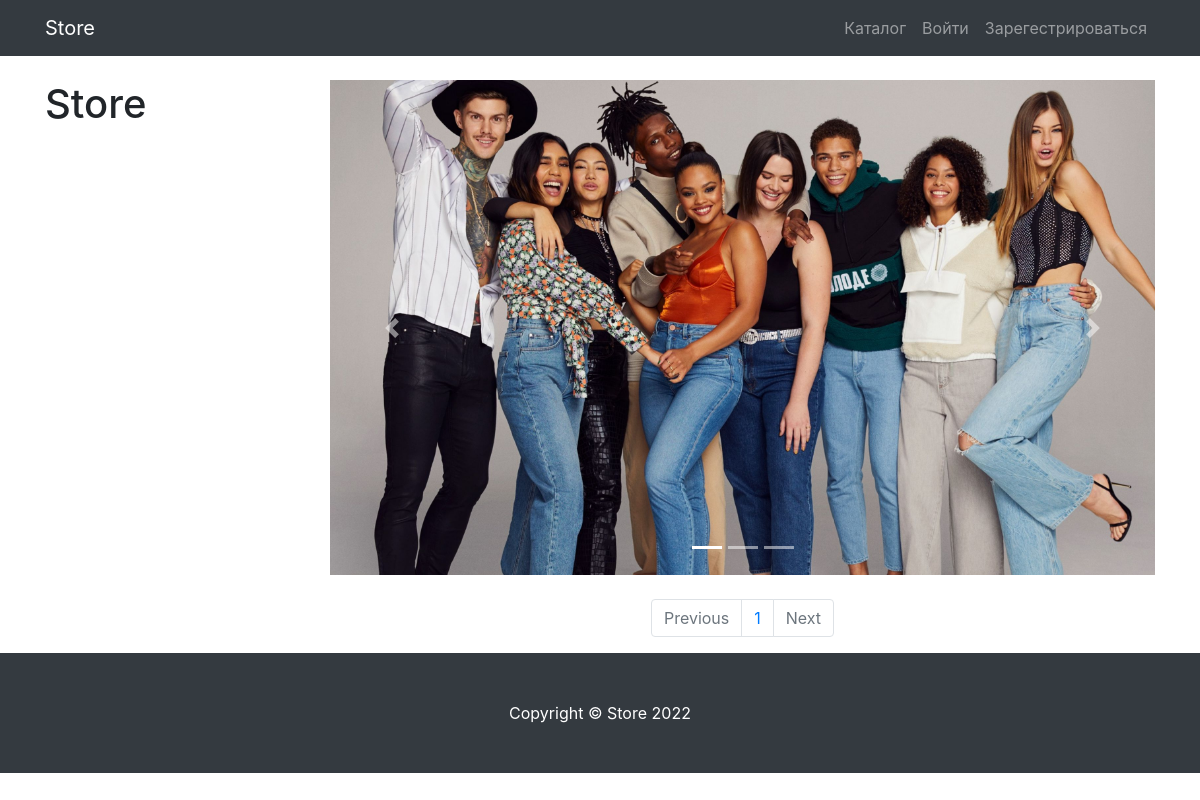
/products/, run on an earlier commit of the app's database.
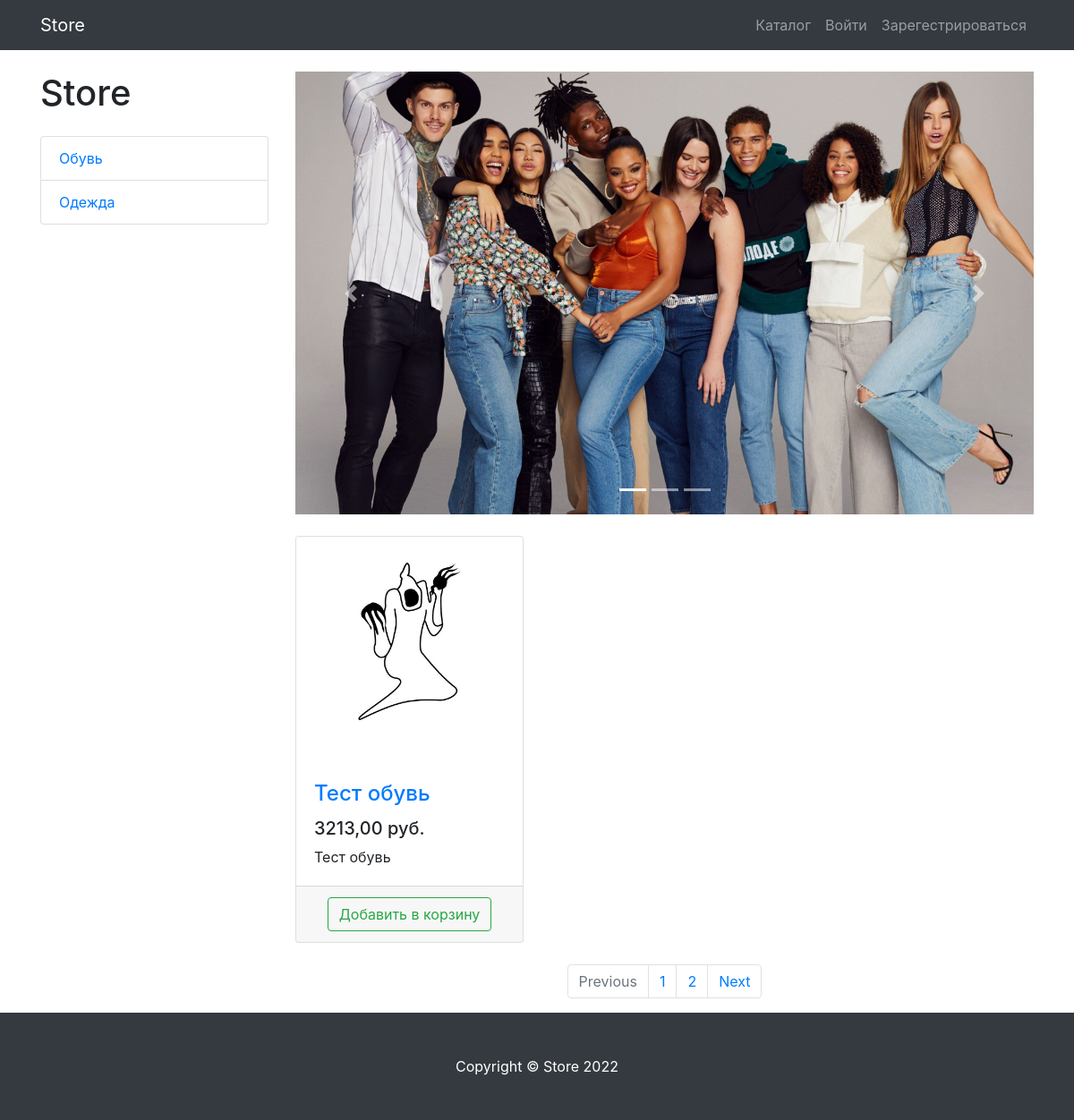
And on a later commit of the database.
### products/models.py (models this page shows, shortened)
class ProductCategory(models.Model):
    name = models.CharField(max_length=200, unique=True)
    description = models.TextField(null=True, blank=True)
    class Meta:
        verbose_name = 'Категория'
        verbose_name_plural = "Категории"

class Product(models.Model):
    name = models.CharField(max_length=200)
    description = models.TextField()
    price = models.DecimalField(max_digits=6, decimal_places=2)
    quantity = models.PositiveIntegerField(default=0)
    image = models.ImageField(upload_to='products_images')
    category = models.ForeignKey(to=ProductCategory, on_delete=models.CASCADE)
    created_at = models.DateTimeField(auto_now_add=True)
    class Meta:
        verbose_name = 'Товар'
        verbose_name_plural = "Товары"

### products/views.py (the view)
# urls.py: path('', ProductListView.as_view(extra_context={'title':'Storedimas'}), name='index'),
class ProductListView(TitleMixin, ListView):
    model = Product
    template_name = 'products/products.html'
    paginate_by = 1
    title = 'Store - Каталог'
    def get_queryset(self):
        queryset = super(ProductListView, self).get_queryset()
        category_id = self.kwargs.get('category_id')
        return queryset.filter(category_id=category_id) if category_id else queryset
    def get_context_data(self, **kwargs):
        context = super(ProductListView, self).get_context_data()
        context['categories'] = ProductCategory.objects.all()
        return context

### common/views.py (called while the page is built)
    def get_context_data(self, **kwargs):
        context = super(TitleMixin, self).get_context_data(**kwargs)
        context['title'] = self.title
        return context

### templates/products/products.html (shortened to what this page needs)
{% extends 'products/base.html' %}
{% load static %}
{% block css %}
<link href="{% static 'vendor/css/products.css' %}" rel="stylesheet">
{% endblock %}
{% block content %}
<div class="container">
    <div class="row">
        <div class="col-lg-3">
            <h1 class="my-4">Store</h1>
            <div class="list-group">
                {% for category in categories %}
                <a href="{% if category %}{% url 'products:category' category.id %}{% else %}#{% endif %}" class="list-group-item">{{ category.name }}</a>
                {% endfor %}
            </div>
        </div>
        <div class="col-lg-9">
                <div id="carouselExampleIndicators" class="carousel slide my-4" data-ride="carousel">
                <ol class="carousel-indicators">
                    <li data-target="#carouselExampleIndicators" data-slide-to="0" class="active"></li>
                    <li data-target="#carouselExampleIndicators" data-slide-to="1"></li>
                    <li data-target="#carouselExampleIndicators" data-slide-to="2"></li>
                </ol>
                <div class="carousel-inner" role="listbox">
                    <div class="carousel-item active">
                        <img class="d-block img-fluid" src="/static/vendor/img/slides/slide-1.jpg" alt="First slide">
                    </div>
                </div>
                <a class="carousel-control-prev" href="#carouselExampleIndicators" role="button" data-slide="prev">
                    <span class="carousel-control-prev-icon" aria-hidden="true"></span>
                </a>
                <a class="carousel-control-next" href="#carouselExampleIndicators" role="button" data-slide="next">
                    <span class="carousel-control-next-icon" aria-hidden="true"></span>
                </a>
            </div>
            <div class="row">
                {% for product in object_list %}
                <div class="col-lg-4 col-md-6 mb-4">
                    <div class="card h-100">
                        <a href="#">
                            <img class="card-img-top"
                                 src="{{ product.image.url }}"
                                 alt="">
                        </a>
                        <div class="card-body">
                            <h4 class="card-title">
                                <a href="#">{{ product.name }}</a>
                            </h4>
                            <h5>{{ product.price }} руб.</h5>
                            <p class="card-text">{{ product.description }}</p>
                        </div>
                        <div class="card-footer text-center">
                            <a  class="btn btn-outline-success" href="{% url 'products:basket/add' product.id%}">Добавить в корзину</a>
                    </div>
                </div>
                </div>
                {%endfor%}
            </div>
            <nav aria-label="Page navigation example">
                <ul class="pagination justify-content-center">
                    <li class="page-item {% if not page_obj.has_previous %}disabled{% endif %}">
                        <a class="page-link" href="{% if page_obj.has_previous %}{% url 'products:paginator' page_obj.previous_page_number %}{% else %}#{% endif %}" tabindex="-1" aria-disabled="true">Previous</a>
                    </li>
                    {% for page in paginator.page_range %}
                    <li class="page-item"><a class="page-link" href="{% url 'products:paginator' page %}">{{ page }}</a></li>
                  {% endfor %}
                    <li class="page-item {% if not page_obj.has_next %}disabled{% else %}#{% endif %}">
                        <a class="page-link" href="{% if page_obj.has_next %}{% url 'products:paginator' page_obj.next_page_number %}{% else %}#{% endif %}">Next</a>
                    </li>
                </ul>
            </nav>
        </div>
    </div>
</div>
{% endblock %}
{% block footer %}
<footer class="py-5 bg-dark">
    <div class="container">
        <p class="m-0 text-center text-white">Copyright &copy; Store 2022</p>
    </div>
</footer>
{% endblock %}

### templates/products/base.html (shortened to what this page needs)
{% load static %}
<!DOCTYPE html>
<html lang="en">
<head>
    <link href="{% static '/vendor/bootstrap/css/bootstrap.min.css' %}" rel="stylesheet">
    {% block css %}
    {% endblock %}
</head>
<body>
<nav class="navbar navbar-expand-lg navbar-dark bg-dark fixed-top">
    <div class="container">
        <a class="navbar-brand" href="{% url 'index' %}">Store</a>
        <div class="collapse navbar-collapse" id="navbarResponsive">
            <ul class="navbar-nav ml-auto">
                <li class="nav-item">
                    <a class="nav-link" href="{% url 'products:index' %}">Каталог  </a>
                </li>
            {% if user.is_anonymous %}
                <li class="nav-item">
                    <a class="nav-link" href="{% url 'users:login' %}">Войти </a>
                </li>
             <li class="nav-item">
                    <a class="nav-link" href="{% url 'users:register' %}">Зарегестрироваться </a>
                </li>
            {% endif %}
            </ul>
        </div>
    </div>
</nav>
{% block content %}
{% endblock %}
{% block footer %}
{% endblock %}
</body>
</html>

What changed in the data, as far as the page shows it:
added ProductCategory: name "Обувь"
added ProductCategory: name "Одежда"
added Product: image (picture), name "Тест обувь", price "3213,00", description "Тест обувь"
Also different on the page:
new list line: "2"
